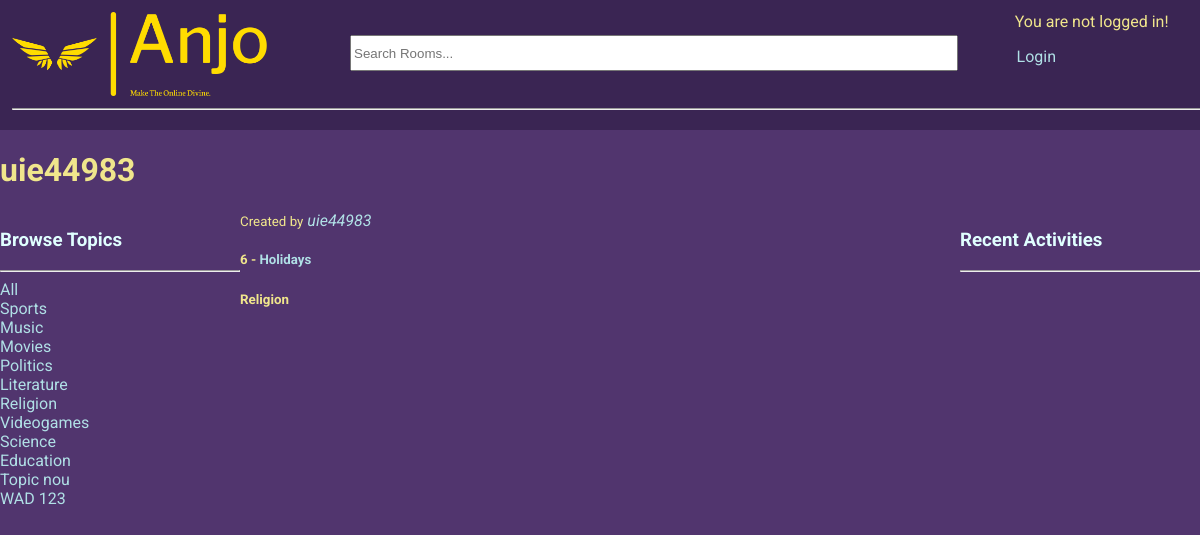
Screenshot of /profile/3/ with the database file from the repository.
### base/models.py (models this page shows, shortened)
class Topic(models.Model):
    name = models.CharField(max_length=200, unique=True)

class Room(models.Model):
    host = models.ForeignKey(User, on_delete=models.SET_NULL, null=True)
    topic = models.ForeignKey(Topic, on_delete=models.SET_NULL, null=True)
    name = models.CharField(max_length=200)
    description = models.TextField(null=True, blank=True)
    participants = models.ManyToManyField(User, related_name='participants', blank=True) # the users currently active in the room
    updated = models.DateTimeField(auto_now=True)
    created = models.DateTimeField(auto_now_add=True)
    class Meta:
        ordering = ['-updated', '-created'] # newest updated item should come first

### base/views.py (the view)
# urls.py: path('profile/<str:pk>/', views.userProfile, name="user-profile"),
def userProfile(request, pk):
    user = User.objects.get(id=pk)
    rooms = user.room_set.all()
    room_messages = user.message_set.all()
    topics = Topic.objects.all()
    context = {'user': user, 'rooms': rooms, 'room_messages': room_messages, 'topics': topics}
    return render(request, 'base/profile.html', context)

### base/templates/base/profile.html (shortened to what this page needs)
{% extends 'main.html' %}
{% block content %}
<h1>
    {{user.username}}
</h1>
<div class="profile-container">
    <div>
        {% include 'base/topics_component.html' %}
    </div>
    <div>
        {% include 'base/feed_component.html' %}
    </div>
    <div>
        {% include 'base/activity_component.html' %}
    </div>
</div>
{% endblock content %}

### base/templates/base/topics_component.html (shortened to what this page needs)
<h3>Browse Topics</h3>
        <hr>
        <div>
            <a href="{% url 'home' %}">All</a>
        </div>
        {% for topic in topics %}
            <div>
                <a href="{% url 'home' %}?q={{topic.name}}">{{topic.name}}</a>
            </div>
        {% endfor %}

### base/templates/base/feed_component.html (shortened to what this page needs)
<div>
    {% for room in rooms %}
        <div class="feed-container">
            <span>
                <small>Created by</small> <i><a href="{% url 'user-profile' room.host.id %}">{{room.host.username}}</a></i>
            </span>
            <h5>{{room.id}} - <a href="{% url 'room' room.id %}">{{room.name}}</a></h5>
            <small><b>{{room.topic.name}}</b></small>
        </div>
    {% endfor %}
</div>

### static/css/main.css (style rules this page uses)
:root { font-family: 'Roboto','Franklin Gothic Medium', 'Arial Narrow', Arial, sans-serif; }
body { background-color: rgb(81, 53, 110); color: khaki; margin: 0; width: 100vw; height: 100vh; }
h3 { color: lightcyan; }
a { text-decoration: none; }
a:link { color: powderblue; }

### base/templates/base/profile.html (style rules this page uses)
.profile-container { display: grid; grid-template-columns: 1fr 3fr 1fr; }

### rows the page displays
Topic: name "Sports"
Topic: name "Music"
Topic: name "Movies"
Topic: name "Politics"
Topic: name "Literature"
Topic: name "Religion"
Topic: name "Videogames"
Topic: name "Science"
Topic: name "Education"
Topic: name "Topic nou"
Topic: name "WAD 123"
Room: host.username "uie44983", id "6", name "Holidays", topic.name "Religion"

### other values shown
{{ user.username }} "uie44983"
